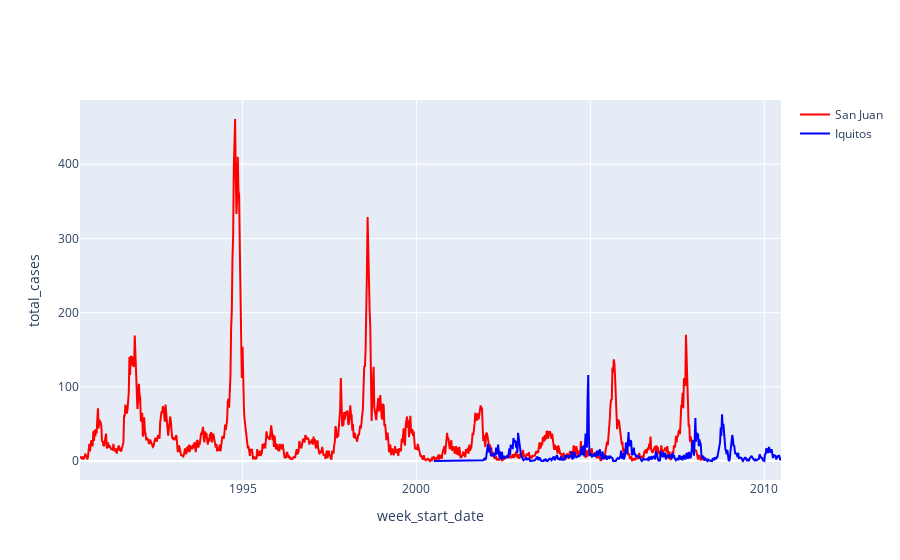

The cell this chart's notebook holds for it:
### Markdown cell above
Put them both in one plot to compare be able to compare them properly:

### Code cell
fig1 = go.Figure()
fig1.add_trace(go.Scatter(x=sj_train_features['week_start_date'], y=sj_train_features['total_cases'], line=dict(color='red'),name='San Juan'))
fig1.add_trace(go.Scatter(x=iq_train_features['week_start_date'], y=iq_train_features['total_cases'], line=dict(color='blue'),name='Iquitos'))

# Name the X axis
fig1.update_xaxes(title_text='week_start_date')
fig1.update_yaxes(title_text= 'total_cases')
# Show the combined figure
fig1.show()

### Figure 1 — Plotly figure (JSON) as saved in the notebook; plotly's stock layout.template omitted (floating-point values rounded to 4 significant figures; data arrays with more than 128 entries replaced by an {"elided": "..."} marker saying what was removed)
{"data": [{"line": {"color": "red"}, "name": "San Juan", "type": "scatter", "x": {"elided": "936 str values"}, "y": {"elided": "936 int values"}}, {"line": {"color": "blue"}, "name": "Iquitos", "type": "scatter", "x": {"elided": "520 str values"}, "y": {"elided": "520 int values"}}], "layout": {"xaxis": {"title": {"text": "week_start_date"}}, "yaxis": {"title": {"text": "total_cases"}}}}
